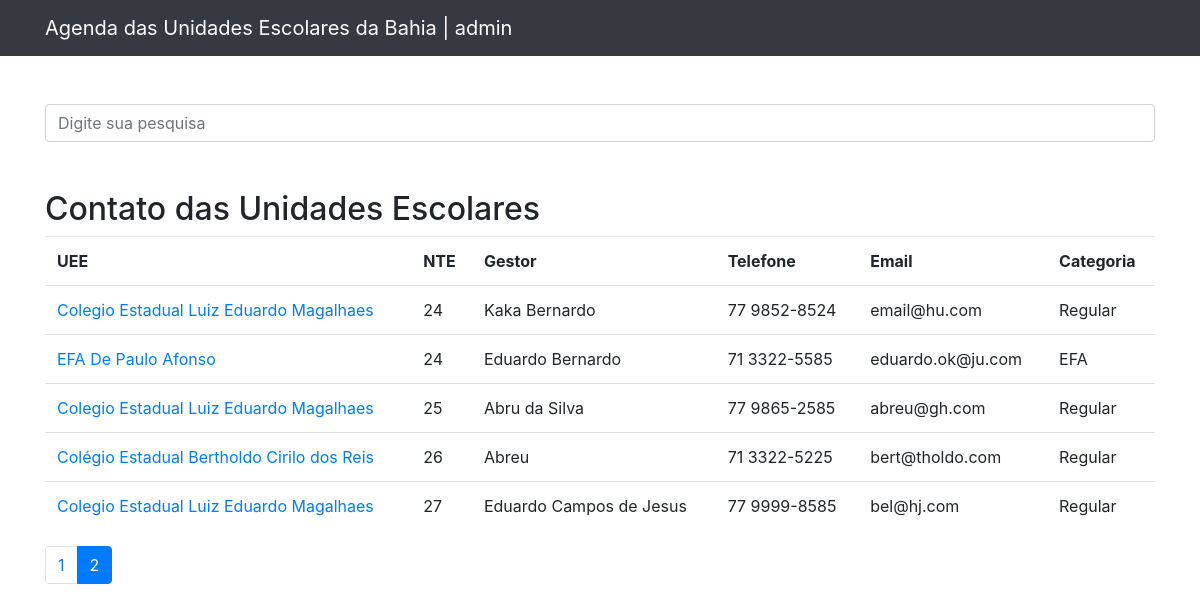
/?p=2&termo= (signed in), run on the app's committed database.
### contatos/models.py (models this page shows, shortened)
class Contato(models.Model):
    nte = models.CharField(max_length=6)
    nome = models.CharField(max_length=255)
    gestor = models.CharField(max_length=255)
    telefoneprinc = models.CharField(max_length=255)
    telefonesecun = models.CharField(max_length=255, blank=True)
    emailprinc = models.CharField(max_length=255)
    emailsecun = models.CharField(max_length=255, blank=True)
    data_criacao = models.DateTimeField(default=timezone.now)
    observacao = models.CharField(max_length=500, blank=True)
    categoria = models.ForeignKey(Categoria, on_delete=models.DO_NOTHING)
    mostrar = models.BooleanField(default=True)
    foto = models.ImageField(blank=True, upload_to='fotos/%Y/%m/')

class Categoria(models.Model):
    nome = models.CharField(max_length=255)
    def __str__(self):
        return self.nome

### contatos/views.py (the view)
# urls.py: path('', views.index, name='index'),
def index(request):
    contatos = Contato.objects.order_by('nte').filter(
        mostrar=True
    )
    paginator = Paginator(contatos, 5)
    page = request.GET.get('p')
    contatos = paginator.get_page(page)
    return render(request, 'contatos/index.html', {
        'contatos': contatos
    })

### contatos/templates/contatos/index.html
{% extends 'base.html' %}
{%block conteudo%}
<h2 class="mt-5">Contato das Unidades Escolares</h2>
<table class="table">
    <tr>
        <th>UEE</th>
        <th>NTE</th>
        <th>Gestor</th>
        <th>Telefone</th>
        <th>Email</th>
        <th>Categoria</th>
    </tr>
    <thead>
    <tbody>
    {% for contato in contatos %}
    <tr>
        <td>
            <a href="{% url 'ver_contato' contato.id %}"> {{ contato.nome }}</a>
        </td>
        <td>{{ contato.nte }}</td>
        <td>{{ contato.gestor }}</td>
        <td>{{ contato.telefoneprinc }}</td>
        <td>{{ contato.emailprinc }}</td>
        <td>{{ contato.categoria }}</td>
    </tr>
    {% endfor%}
    </tbody>
</table>
<nav aria-label="Page navigation example">
  <ul class="pagination">
      {% for pagina in contatos.paginator.page_range %}
          {% if contatos.number == pagina %}
            <li class="page-item active"><a class="page-link" href="?p={{pagina}}&termo={{ request.GET.termo }}">{{pagina}}</a></li>
          {% else %}
            <li class="page-item"><a class="page-link" href="?p={{pagina}}&termo={{ request.GET.termo }}">{{pagina}}</a></li>
          {% endif %}
      {% endfor %}
  </ul>
</nav>
{%endblock%}'

### templates/parciais/_nav.html (shortened to what this page needs)
{% load static %}
  <nav class="navbar navbar-expand-lg navbar-dark bg-dark static-top">
    <div class="container">
      <a class="navbar-brand" href="{% url 'index' %}">Agenda das Unidades Escolares da Bahia | {{user}}</a>
    </div>
  </nav>

### data on the page
Contato: nome "Colegio Estadual Luiz Eduardo Magalhaes", nte "24", gestor "Kaka Bernardo", telefoneprinc "77 9852-8524", emailprinc "email@hu.com", categoria "Regular"
Contato: nome "EFA De Paulo Afonso", nte "24", gestor "Eduardo Bernardo", telefoneprinc "71 3322-5585", emailprinc "eduardo.ok@ju.com", categoria "EFA"
Contato: nome "Colegio Estadual Luiz Eduardo Magalhaes", nte "25", gestor "Abru da Silva", telefoneprinc "77 9865-2585", emailprinc "abreu@gh.com", categoria "Regular"
Contato: nome "Colégio Estadual Bertholdo Cirilo dos Reis", nte "26", gestor "Abreu", telefoneprinc "71 3322-5225", emailprinc "bert@tholdo.com", categoria "Regular"
Contato: nome "Colegio Estadual Luiz Eduardo Magalhaes", nte "27", gestor "Eduardo Campos de Jesus", telefoneprinc "77 9999-8585", emailprinc "bel@hj.com", categoria "Regular"

### other printed values
{{ user }} "admin"
{{ pagina }} "1"
{{ pagina }} "2"
